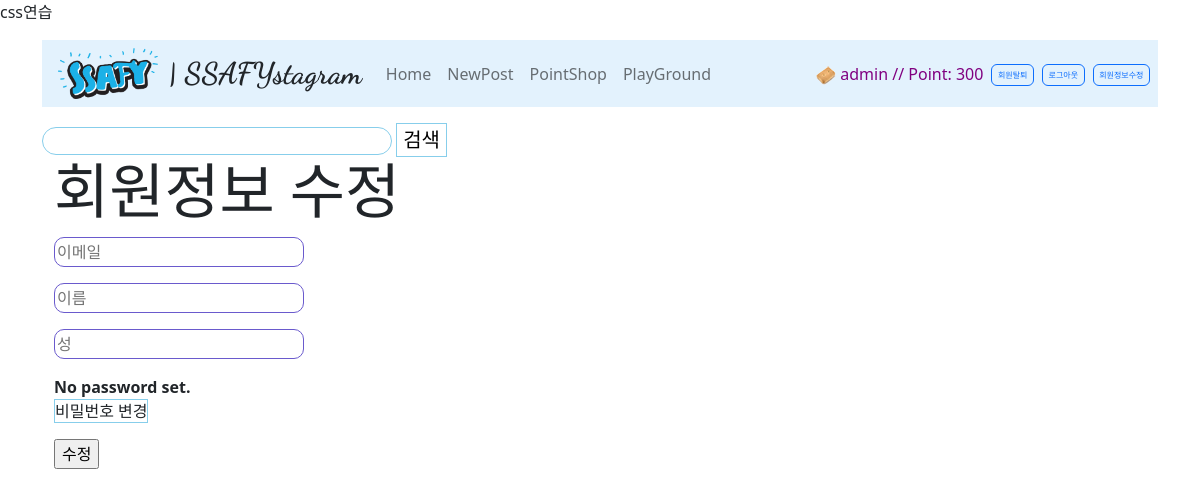
Page /accounts/update/ (signed in) on the committed database.
### articles/models.py (models this page shows)
class Profile(models.Model):
    username = models.CharField(max_length=50)
    icon_id = models.IntegerField(default=0)
    icon_url = models.TextField(default='icon/gunbbang.png')

### accounts/models.py (models this page shows)
class User(AbstractUser):
    point = models.IntegerField(default=500)
    pass

### accounts/views.py (the view)
# urls.py: path('update/', views.update, name='update'),
@login_required
def update(request):
    if request.method == 'POST':
        form = CustomUserChangeForm(request.POST)
        if form.is_valid():
            form.save(commit=False)
            return redirect('articles:index')
    else:
        form = CustomUserChangeForm(instance=request.user)
    context = {
        'form': form,
    }
    return render(request, 'accounts/update.html', context)

### accounts/forms.py
class CustomUserChangeForm(UserChangeForm):
    email = forms.CharField(
        label="",
        widget=forms.TextInput(attrs={
            "placeholder": "이메일",
            "class": "loginbox"
        })
    )
    first_name = forms.CharField(
        label="",
        widget=forms.TextInput(attrs={
            "placeholder": "이름",
            "class": "loginbox"
        })
    )
    last_name = forms.CharField(
        label="",
        widget=forms.TextInput(attrs={
            "placeholder": "성",
            "class": "loginbox"
        })
    )
    password = ReadOnlyPasswordHashField(
        label="",
        help_text=(
            '<a class="passwordbox" href="{}">비밀번호 변경</a>'
        ),
    )
    class Meta(UserChangeForm.Meta):
        model = get_user_model()
        fields = ('email', 'first_name', 'last_name')

### articles/context_processors.py (called while the page is built)
def profile_processor(request):
    first_profile = Profile()
    first_profile.icon_url = 'icon/anonymous.png'
    is_anonymoususer = str(request.user) == 'AnonymousUser'
    if is_anonymoususer == False:
        [first_profile] = Profile.objects.filter(username=request.user.username) # 일치하는 이름으로 필터로 거름 (get은 없으면 오류)
    return {
        'profile': first_profile,
    }

### accounts/templates/accounts/update.html (shortened to what this page needs)
{% extends 'base.html' %}
{% block content %}
  <h1>회원정보 수정</h1>
  <form action="{% url 'accounts:update' %}" method="POST">
    {{ form.as_p }}
  <input type="submit" value="수정">
  </form>
{% endblock content %}

### templates/base.html (shortened to what this page needs)
{% load static %}
<!DOCTYPE html>
<html lang="en">
  <head>
    <link href="https://cdn.jsdelivr.net/npm/bootstrap@5.2.0-beta1/dist/css/bootstrap.min.css" rel="stylesheet">
    <link rel="stylesheet" href="{% static 'css/style.css' %}">
    <link rel="stylesheet" href="{% static 'css/test.css' %}">
  </head>
  <body>
    <a href="{% url 'articles:test' %}">css연습</a>
    <div class="container">
      <nav class="navbar navbar-expand-lg navbar-light my-3" style="background-color: #e3f2fd;">
        <a class="navbar-brand disabled">
          <i class="fab fa-instagram ">
            <a href="{% url 'articles:index' %}"><img src="{% static 'img/ssafy.png' %}" width='100px;' style='margin-right: 10px;'></a>
          </i>
          <span class="insta">| SSAFYstagram</span>
        </a>
        <div class="collapse navbar-collapse justify-content-between" id="navbarNav">
          <ul class="navbar-nav ms-3">
            <li class="nav-item active">
              <a class="nav-link" href="{% url 'articles:index' %}">Home</a>
            </li>
            <li class="nav-item">
              <a class="nav-link" href="{% url 'articles:create' %}">NewPost</a>
            </li>
            <li class="nav-item">
              <a class="nav-link" href="{% url 'articles:pointshop' %}">PointShop</a>
            </li>
            <li class="nav-item">
              <a class="nav-link" href="{% url 'articles:download' %}">PlayGround</a>
            </li>
          </ul>
          <ul class="navbar-nav ms-3 align-items-center">
            <li class="nav-item">
              <a class="nav-link" style="color: purple;">
                <img style="width: 20px; height: 20px;" src="{% static profile.icon_url %}" alt="icon"/>
                {{ user }}
                {% if request.user.is_authenticated %}
                  // Point:
                  {{ user.point }}
                {% endif %}
              </a>
            </li>
            {% if request.user.is_authenticated %}
              <li class="nav-item">
                <a class="nav-link" style="padding: 0px;">
                  <button type="button" data-bs-toggle="modal" data-bs-target="#exampleModal" class="btn btn-outline-primary padzero ">회원탈퇴</button>
                </a>
              </li>
              <li class="nav-item">
                <form class="nav-link" action="{% url 'accounts:logout' %}" method="POST">
                  <button type="submit" class="btn btn-outline-primary padzero">로그아웃</button>
                </form>
              </li>
              <li class="nav-item me-2">
                <a class="nav-link" href="{% url 'accounts:update' %}" style="padding: 0px; ">
                  <button type="button" class="btn btn-outline-primary padzero">회원정보수정</button>
                </a>
              </li>
            {% endif %}
          </ul>
        </div>
      </nav>
      <form action="{% url 'articles:search' %}">
        <input class="searchinput" type="search" name="q">
        <input class="searchbox" type="submit" value="검색">
      </form>
      <div class="container">
        {% block content %}{% endblock content %}
      </div>
    </body>
  </html>

### articles/static/css/style.css (style rules this page uses)
h1 { font-family: 'Cute Font'; font-size: 60px; }
.insta { font-family: 'Dancing Script', cursive; font-size: 30px; font-weight: 900; }
.padzero { --bs-btn-padding-y: .25rem; --bs-btn-padding-x: .35rem; --bs-btn-font-size: .5rem; }
a { text-decoration: none; color: inherit; }
.searchinput { width: 350px; border-radius: 50px; border:solid 1px skyblue; outline: none; }
.searchbox { border: solid 1px skyblue; background-color: white; font-family: 'Cute Font'; font-size: 20px; }
.loginbox { display: block; height: 30px; width: 250px; border-radius: 10px; border:solid 1px slateblue; outline: none; }
.passwordbox { width: 130px; border: solid 1px skyblue; background-color: white; }

### rows in the picture
Profile: icon_url (picture)
User: username "admin", point "300"
